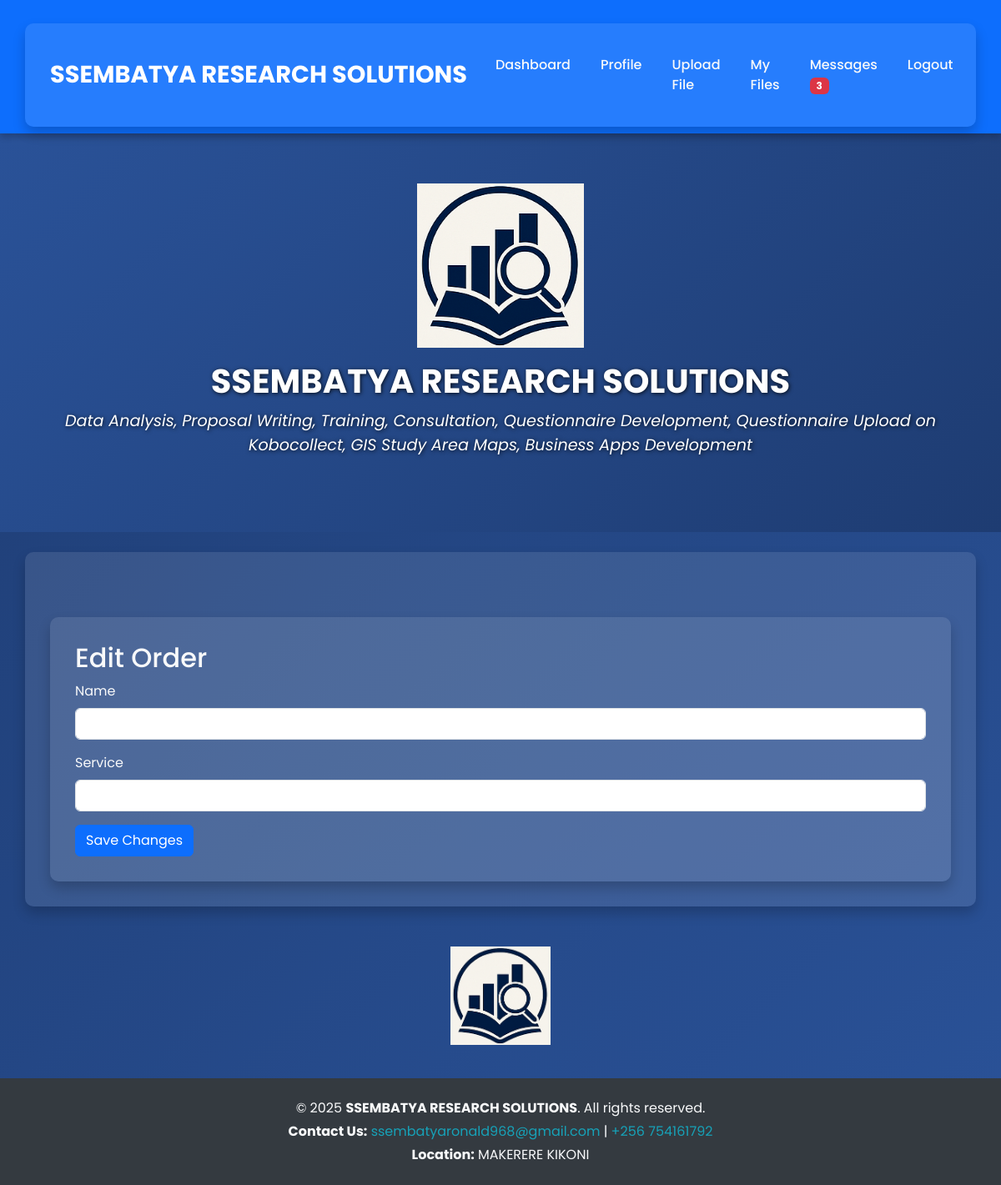
Before: /order/edit/51 (signed in) with the older database file.
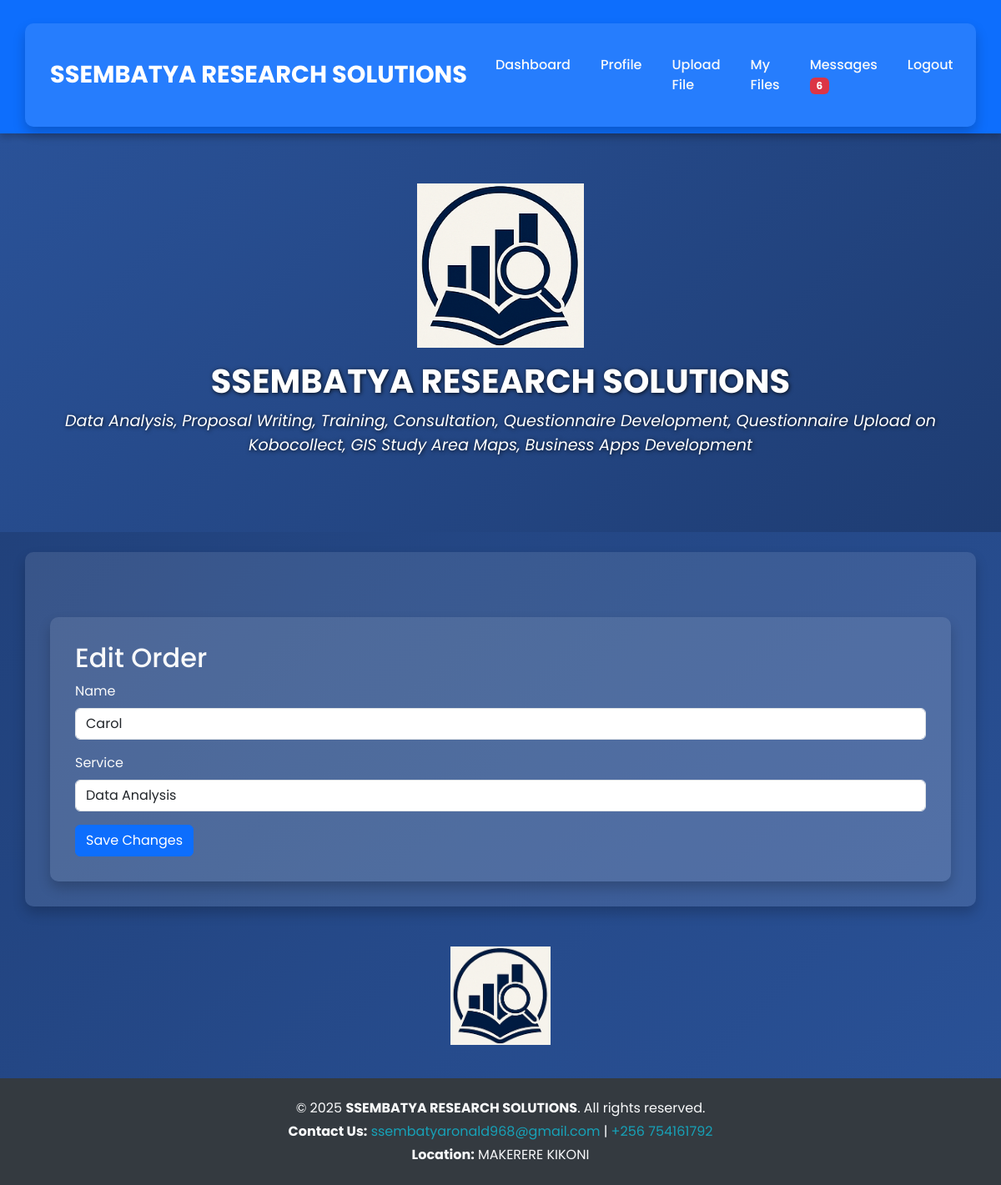
After: the same page with the newer database file.
### tables this page shows
CREATE TABLE orders (
            id INTEGER PRIMARY KEY AUTOINCREMENT,
            user_id INTEGER,
            name TEXT,
            service TEXT
        , status TEXT DEFAULT 'draft', date TEXT, schedule_date TEXT, phone_number TEXT);

### app.py (the view, shortened to what this page needs)
@app.route('/order/edit/<int:order_id>', methods=['GET', 'POST'])
@login_required
def edit_order(order_id):
    conn = sqlite3.connect('database.db')
    cursor = conn.cursor()
    cursor.execute("SELECT name, service FROM orders WHERE id = ?", (order_id,))
    order = cursor.fetchone()
    conn.close()
    return render_template('edit_order.html', order=order, company_name=app.config['COMPANY_NAME'], services_outline=app.config['SERVICES_OUTLINE'])

### app.py (called while the page is built)
@login_manager.user_loader
def load_user(user_id):
    conn = sqlite3.connect('database.db')
    cursor = conn.cursor()
    cursor.execute("SELECT id, username, is_admin FROM users WHERE id = ?", (user_id,))
    user = cursor.fetchone()
    conn.close()
    if user:
        return User(id=user[0], username=user[1], is_admin=user[2])
    return None

@app.context_processor
def inject_unread_message_count():
    if current_user.is_authenticated and not current_user.is_admin:
        conn = sqlite3.connect('database.db')
        cursor = conn.cursor()
        cursor.execute("""
            SELECT COUNT(*) FROM messages
            WHERE recipient_id = ? AND status = 'unread'
        """, (current_user.id,))
        count = cursor.fetchone()[0]
        conn.close()
        return dict(unread_count=count)
    return dict(unread_count=0)

### templates/edit_order.html
{% extends "base.html" %}
{% block content %}
<div class="container mt-5">
    <h2>Edit Order</h2>
    <form method="post">
        <div class="mb-3">
            <label for="name" class="form-label">Name</label>
            <input type="text" name="name" class="form-control" id="name" value="{{ order[0] }}" required>
        </div>
        <div class="mb-3">
            <label for="service" class="form-label">Service</label>
            <input type="text" name="service" class="form-control" id="service" value="{{ order[1] }}" required>
        </div>
        <button type="submit" class="btn btn-primary">Save Changes</button>
    </form>
</div>
{% endblock %}

Changed rows visible on the page:
added orders: name "Carol", service "Data Analysis"
Other visible differences:
{{ unread_count }}: "3" → "6"
